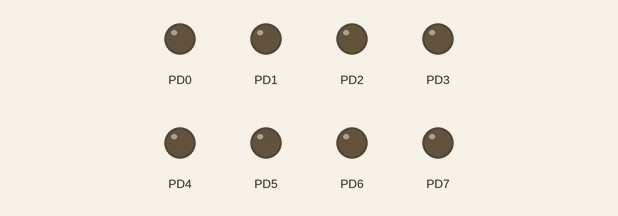
Recording of a program running on a simulated ATmega328P, built with avr-gcc and emulated at 16 MHz. On the bench: output pins drawn as LEDs (lit = HIGH).

Above: at 0.5 s.
At 2.5 s:
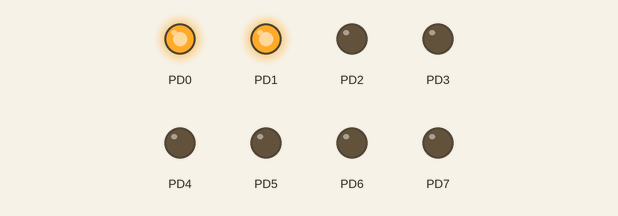
At 3.5 s:
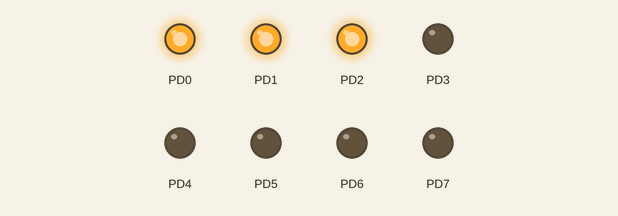
At 4.5 s:
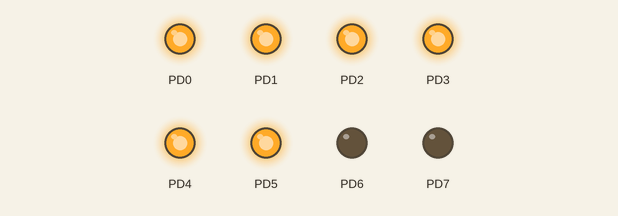
At 6.0 s:
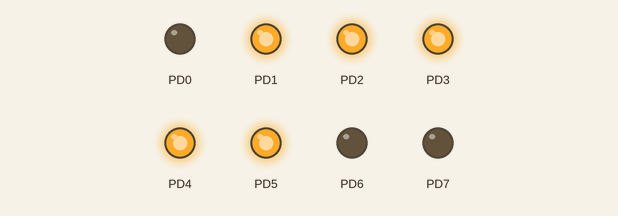
At 9.5 s:
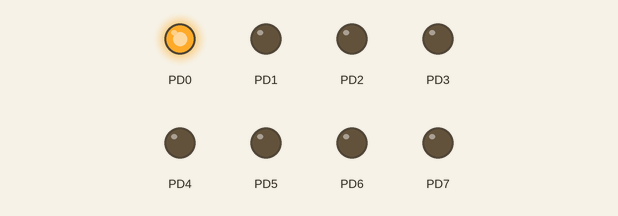
Timing chart, 0 to 10.4 s (numbered marks = the images above):
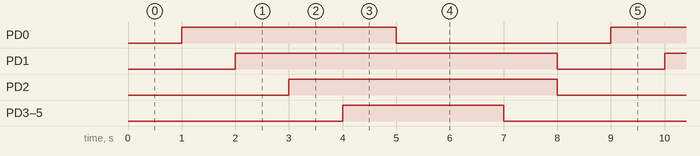

Measured:
- by itself, PD0: alternates HIGH for 4.0 s and LOW for 4.0 s
- by itself, PD1: alternates HIGH for 6.0 s and LOW for 2.0 s
- by itself, PD2: alternates HIGH for 5.0 s and LOW for 3.0 s
- by itself, PD3–5: alternates HIGH for 3.0 s and LOW for 5.0 s

The program:

main.c
```c
/*
 * SetResetWithShiftLeft.c
 *
 * Created: 04-12-2019 14:38:29
 * Author : robe1819
 */

#define F_CPU 16000000UL
#include <avr/io.h>
#include <util/delay.h>


int main(void)
{
    DDRD = 0b11111111;

    while (1)
    {
		PORTD = 0x00;
		_delay_ms(1000);

		PORTD |= (1<<0);
		_delay_ms(1000);

		PORTD |= (1<<1);
		_delay_ms(1000);

		PORTD |= (1<<2);
		_delay_ms(1000);

		PORTD |= (1<<3) | (1<<4) | (1<<5);
		_delay_ms(1000);

		PORTD &= ~(1 << 0);
		_delay_ms(1000);

		PORTD &= ~(1 << 0);
		_delay_ms(1000);

		PORTD &= ~(1 << 3 | 1<<4 | 1<<5);
		_delay_ms(1000);
    }
}
```
